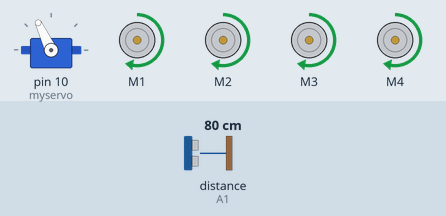
A sketch run on a simulated Arduino Uno, built with avr-gcc and run on an emulated ATmega328P. Shown: servo, 4 × DC motor (green arrow = forward, orange = backward, longer = faster). Inputs (shaded band) come from the test bench; at power-on: distance to the obstacle (sensor on A1) 80 cm. The echo pulse lasts 58.3 µs per cm.

Above: at 3.9 s.
4.0 s: distance to the obstacle (sensor on A1) set to 17 cm
5.5 s: distance to the obstacle (sensor on A1) set to 13 cm
At 7.1 s:
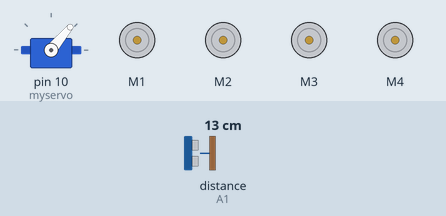
8.5 s: distance to the obstacle (sensor on A1) set to 18 cm
At 8.97 s:
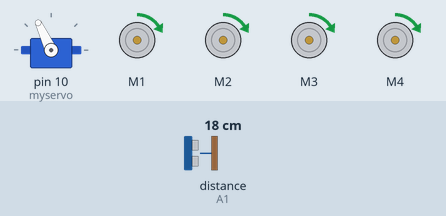
10.8 s: distance to the obstacle (sensor on A1) set to 2 cm
At 13.2 s:
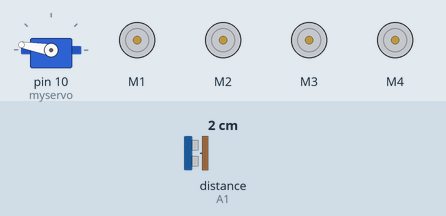
13.8 s: distance to the obstacle (sensor on A1) set to 35 cm
At 14.49 s:
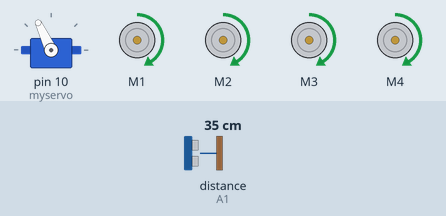
Timing chart, 0 to 16.8 s (numbered marks = the images above; inputs shaded):
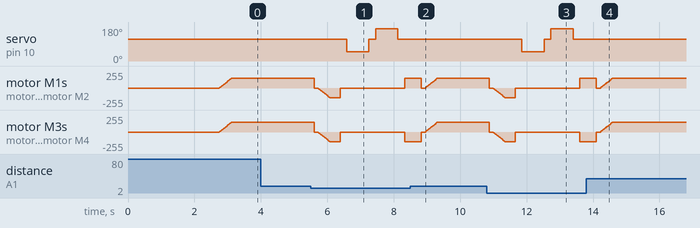

The sketch:

Rover_Control.ino
```cpp
#include <AFMotor.h>
#include <NewPing.h>
#include <Servo.h>

#define TRIG_PIN A0
#define ECHO_PIN A1
#define MAX_DISTANCE 100
#define MAX_SPEED 150

NewPing sonar(TRIG_PIN, ECHO_PIN, MAX_DISTANCE);

AF_DCMotor motorFrontRight(1, MOTOR12_1KHZ);
AF_DCMotor motorFrontLeft(2, MOTOR12_1KHZ);
AF_DCMotor motorRearRight(3, MOTOR34_1KHZ);
AF_DCMotor motorRearLeft(4, MOTOR34_1KHZ);
Servo myservo;

boolean isMovingForward = false;
int distance = 100;
int speedSet = 0;

void setup() {
  myservo.attach(10);
  myservo.write(115);
  delay(2000);
  distance = readPing();
  delay(100);
  distance = readPing();
  delay(100);
  distance = readPing();
  delay(100);
  distance = readPing();
  delay(100);
}

void loop() {
  int distanceRight = 0;
  int distanceLeft = 0;
  delay(40);

  if (distance <= 15) {
    moveStop();
    delay(100);
    moveBackward();
    delay(300);
    moveStop();
    delay(200);
    distanceRight = lookRight();
    delay(200);
    distanceLeft = lookLeft();
    delay(200);

    if (distanceRight >= distanceLeft) {
      turnRight();
      moveStop();
    } else {
      turnLeft();
      moveStop();
    }
  } else {
    moveForward();
  }
  distance = readPing();
}

int lookRight() {
  myservo.write(50);
  delay(500);
  int distance = readPing();
  delay(100);
  myservo.write(115);
  return distance;
}

int lookLeft() {
  myservo.write(170);
  delay(500);
  int distance = readPing();
  delay(100);
  myservo.write(115);
  return distance;
  delay(100);
}

int readPing() {
  delay(70);
  int cm = sonar.ping_cm();
  if (cm == 0) {
    cm = 250;
  }
  return cm;
}

void moveStop() {
  motorFrontRight.run(RELEASE);
  motorFrontLeft.run(RELEASE);
  motorRearRight.run(RELEASE);
  motorRearLeft.run(RELEASE);
}

void moveForward() {
  if (!isMovingForward) {
    isMovingForward = true;
    motorFrontRight.run(FORWARD);
    motorFrontLeft.run(FORWARD);
    motorRearRight.run(FORWARD);
    motorRearLeft.run(FORWARD);
    for (speedSet = 0; speedSet < MAX_SPEED; speedSet += 2) {
      motorFrontRight.setSpeed(speedSet);
      motorFrontLeft.setSpeed(speedSet);
      motorRearRight.setSpeed(speedSet);
      motorRearLeft.setSpeed(speedSet);
      delay(5);
    }
  }
}

void moveBackward() {
  isMovingForward = false;
  motorFrontRight.run(BACKWARD);
  motorFrontLeft.run(BACKWARD);
  motorRearRight.run(BACKWARD);
  motorRearLeft.run(BACKWARD);
  for (speedSet = 0; speedSet < MAX_SPEED; speedSet += 2) {
    motorFrontRight.setSpeed(speedSet);
    motorFrontLeft.setSpeed(speedSet);
    motorRearRight.setSpeed(speedSet);
    motorRearLeft.setSpeed(speedSet);
    delay(5);
  }
}

void turnRight() {
  motorFrontRight.run(FORWARD);
  motorFrontLeft.run(FORWARD);
  motorRearRight.run(BACKWARD);
  motorRearLeft.run(BACKWARD);
  delay(500);
  motorFrontRight.run(FORWARD);
  motorFrontLeft.run(FORWARD);
  motorRearRight.run(FORWARD);
  motorRearLeft.run(FORWARD);
}

void turnLeft() {
  motorFrontRight.run(BACKWARD);
  motorFrontLeft.run(BACKWARD);
  motorRearRight.run(FORWARD);
  motorRearLeft.run(FORWARD);
  delay(500);
  motorFrontRight.run(FORWARD);
  motorFrontLeft.run(FORWARD);
  motorRearRight.run(FORWARD);
  motorRearLeft.run(FORWARD);
}
```

Measured:
- the behaviour switches between 16 and 15 cm on distance to the obstacle (sensor on A1) (found by bisection; images 0 and 1)
- after the input at 4.0 s, every drawn part: stays the same
- after the input at 5.5 s, servo on pin 10 (myservo): 115° → 50° after 1.1 s, → 115° 0.67 s later, → 170° 0.20 s later, → 115° 0.67 s later
- after the input at 8.5 s, servo on pin 10 (myservo): stays 115° (without the input it goes to 50° after 1.4 s)
- after the input at 10.8 s, servo on pin 10 (myservo): 115° → 50° after 1.1 s, → 115° 0.67 s later, → 170° 0.20 s later, → 115° 0.67 s later
- after the input at 13.8 s, servo on pin 10 (myservo): stays 115° (without the input it goes to 50° after 1.4 s)
